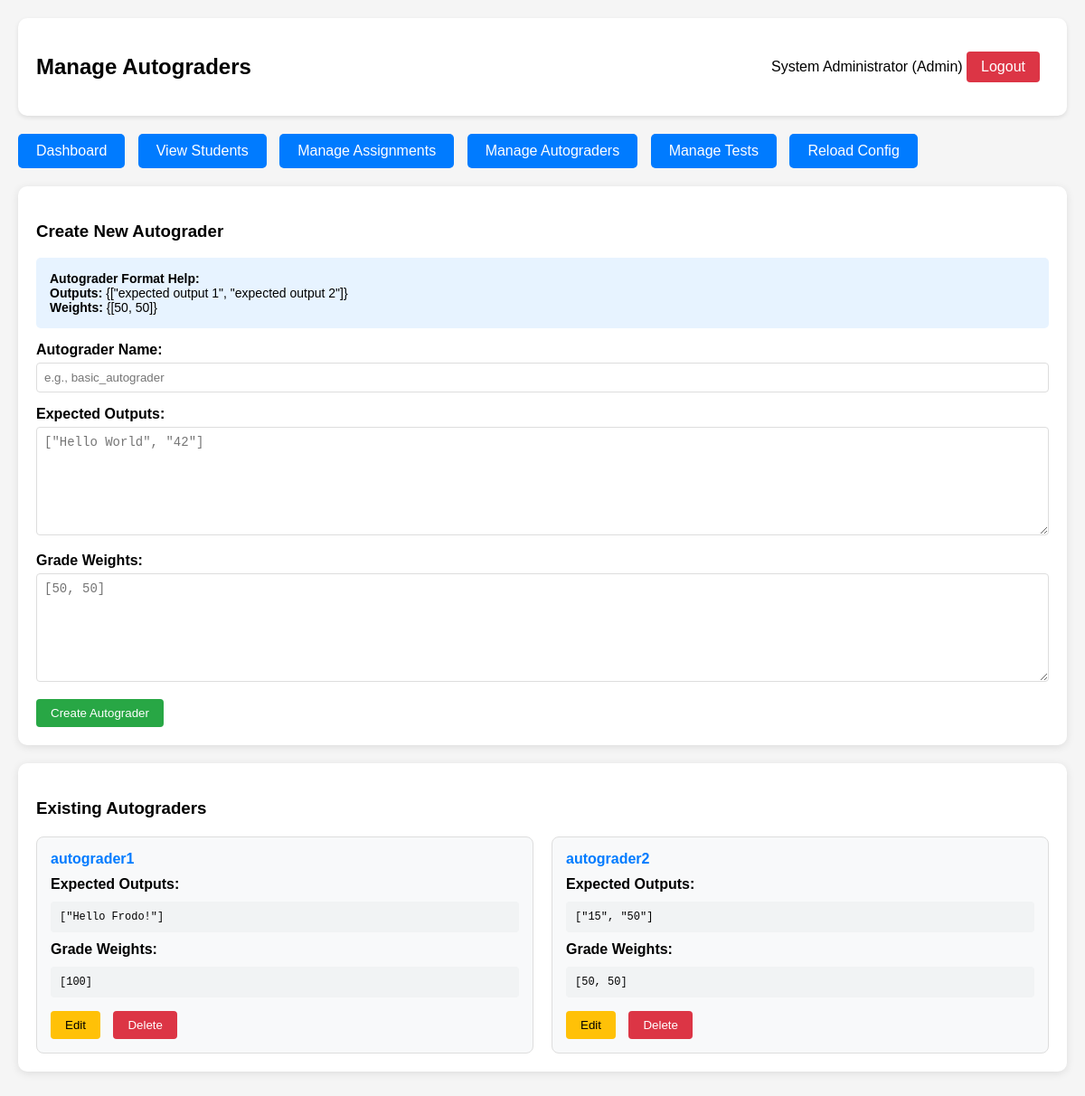
/admin/autograders (signed in), run on the app's committed database.
### web/app.py (models this page shows)
class Users(Base):
    __tablename__ = "users"
    user_id = Column(String, primary_key=True)  # Can be student_id or admin username
    name = Column(String, nullable=False)
    password_hash = Column(String, nullable=False)
    role = Column(String, nullable=False, default="student")  # "student" or "admin"
    created_at = Column(DateTime, default=datetime.utcnow)
    submissions = relationship("Submissions", back_populates="user")

class Autograders(Base):
    __tablename__ = "autograders"
    name = Column(String, primary_key=True)
    outputs = Column(Text)
    grade_weights = Column(Text)

### web/app.py (the view)
@app.get("/admin/autograders", response_class=HTMLResponse)
async def admin_autograders(request: Request):
    user = get_current_user_info(request)
    if not user or user.role != "admin":
        return RedirectResponse(url="/login", status_code=302)
    db = SessionLocal()
    autograders = db.query(Autograders).all()
    autograders_data = []
    for ag in autograders:
        try:
            outputs = json.loads(ag.outputs) if ag.outputs else {}
            weights = json.loads(ag.grade_weights) if ag.grade_weights else {}
        except json.JSONDecodeError:
            outputs = {}
            weights = {}
        autograders_data.append({
            "name": ag.name,
            "outputs": outputs,
            "weights": weights,
            "outputs_json": ag.outputs,
            "weights_json": ag.grade_weights
        })
    db.close()
    return templates.TemplateResponse("admin_autograders.html", {
        "request": request,
        "admin": user,
        "autograders": autograders_data
    })

### web/templates/admin_autograders.html (shortened to what this page needs)
<!DOCTYPE html>
<html lang="en">
<head>
    <link rel="stylesheet" href="/static/admin_autograders_style.css">
</head>
<body>
    <div class="header">
        <h2>Manage Autograders</h2>
        <div>
            <span>{{ admin.name }} (Admin)</span>
            <a href="/logout" class="btn btn-danger">Logout</a>
        </div>
    </div>
    <div class="nav-links">
        <a href="/admin">Dashboard</a>
        <a href="/admin/students">View Students</a>
        <a href="/admin/assignments">Manage Assignments</a>
        <a href="/admin/autograders">Manage Autograders</a>
        <a href="/admin/tests">Manage Tests</a>
        <a href="/reload-config">Reload Config</a>
    </div>
    <div class="card">
        <h3>Create New Autograder</h3>
        <div class="json-help">
            <strong>Autograder Format Help:</strong><br>
            <strong>Outputs:</strong> {["expected output 1", "expected output 2"]}<br>
            <strong>Weights:</strong> {[50, 50]}
        </div>
        <form method="post" action="/admin/autograders/create">
            <div class="form-group">
                <label for="name">Autograder Name:</label>
                <input type="text" id="name" name="name" required placeholder="e.g., basic_autograder">
            </div>
            <div class="form-group">
                <label for="outputs">Expected Outputs:</label>
                <textarea id="outputs" name="outputs" required placeholder='["Hello World", "42"]'></textarea>
            </div>
            <div class="form-group">
                <label for="weights">Grade Weights:</label>
                <textarea id="weights" name="weights" required placeholder='[50, 50]'></textarea>
            </div>
            <button type="submit" class="btn btn-success">Create Autograder</button>
        </form>
    </div>
    <div class="card">
        <h3>Existing Autograders</h3>
        {% if autograders %}
        <div class="autograders-grid">
            {% for ag in autograders %}
            <div class="autograder-card">
                <h4>{{ ag.name }}</h4>
                <div>
                    <strong>Expected Outputs:</strong>
                    <div class="json-display">{{ ag.outputs_json }}</div>
                </div>
                <div>
                    <strong>Grade Weights:</strong>
                    <div class="json-display">{{ ag.weights_json }}</div>
                </div>
                <div style="margin-top: 15px;">
                    <button class="btn btn-warning edit-autograder-btn"
                            data-name="{{ ag.name }}"
                            data-outputs="{{ ag.outputs_json|e }}"
                            data-weights="{{ ag.weights_json|e }}">Edit</button>
                    <form method="post" action="/admin/autograders/{{ ag.name }}/delete" style="display: inline;" onsubmit="return confirm('Are you sure? This will fail if any assignments use this autograder.')">
                        <button type="submit" class="btn btn-danger">Delete</button>
                    </form>
                </div>
            </div>
            {% endfor %}
        </div>
        {% else %}
        <p>No autograders found. Create your first autograder above.</p>
        {% endif %}
    </div>
</body>
</html>

### web/static/admin_autograders_style.css (style rules this page uses)
body { font-family: Arial, sans-serif; max-width: 1200px; margin: 0 auto; padding: 20px; background-color: #f5f5f5; }
.header { background: white; padding: 20px; border-radius: 10px; margin-bottom: 20px; display: flex; justify-content: space-between; align-items: center; box-shadow: 0 2px 5px rgba(0,0,0,0.1); }
.nav-links { margin: 20px 0; }
.nav-links a { background-color: #007bff; color: white; padding: 10px 20px; text-decoration: none; border-radius: 5px; margin-right: 10px; display: inline-block; }
.card { background: white; padding: 20px; border-radius: 10px; box-shadow: 0 2px 10px rgba(0,0,0,0.1); margin-bottom: 20px; }
.form-group { margin-bottom: 15px; }
.form-group label { display: block; margin-bottom: 5px; font-weight: bold; }
.form-group input, .form-group textarea { width: 100%; padding: 8px; border: 1px solid #ddd; border-radius: 4px; box-sizing: border-box; }
.form-group textarea { height: 120px; font-family: monospace; font-size: 14px; }
.btn { padding: 8px 16px; border: none; border-radius: 4px; cursor: pointer; text-decoration: none; display: inline-block; margin-right: 10px; }
.btn-success { background-color: #28a745; color: white; }
.btn-danger { background-color: #dc3545; color: white; }
.btn-warning { background-color: #ffc107; color: black; }
.autograders-grid { display: grid; grid-template-columns: repeat(auto-fit, minmax(400px, 1fr)); gap: 20px; margin-top: 20px; }
.autograder-card { border: 1px solid #ddd; border-radius: 8px; padding: 15px; background-color: #f8f9fa; }
.autograder-card h4 { margin: 0 0 10px 0; color: #007bff; }
.json-display { background-color: #f1f3f4; padding: 10px; border-radius: 4px; font-family: monospace; font-size: 12px; max-height: 100px; overflow-y: auto; margin: 10px 0; }
.json-help { background-color: #e7f3ff; padding: 15px; border-radius: 5px; margin-bottom: 15px; font-size: 14px; }

### data on the page
Users: name "System Administrator"
Autograders: name "autograder1", outputs_json "[\"Hello Frodo!\"]", weights_json "[100]"
Autograders: name "autograder2", outputs_json "[\"15\", \"50\"]", weights_json "[50, 50]"
